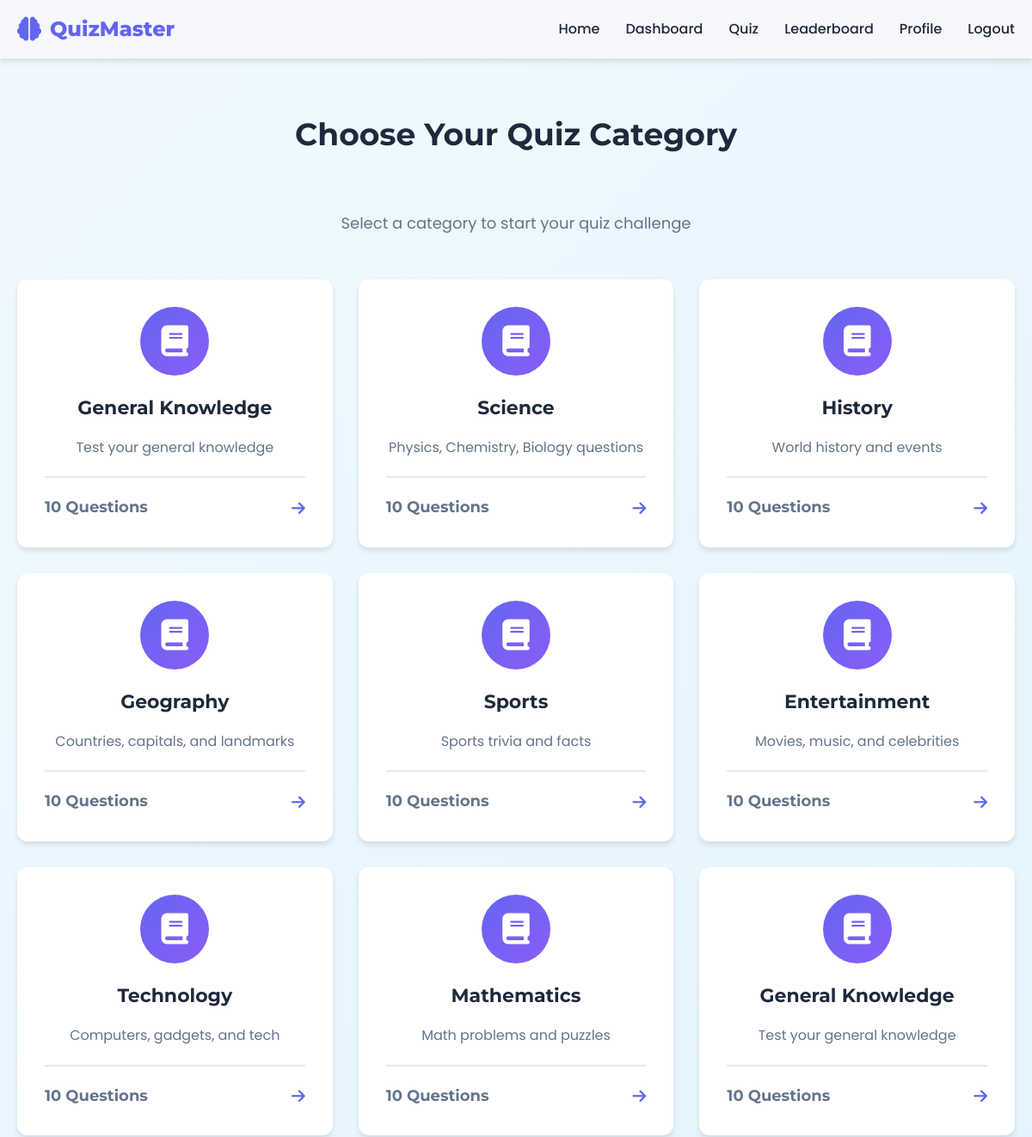
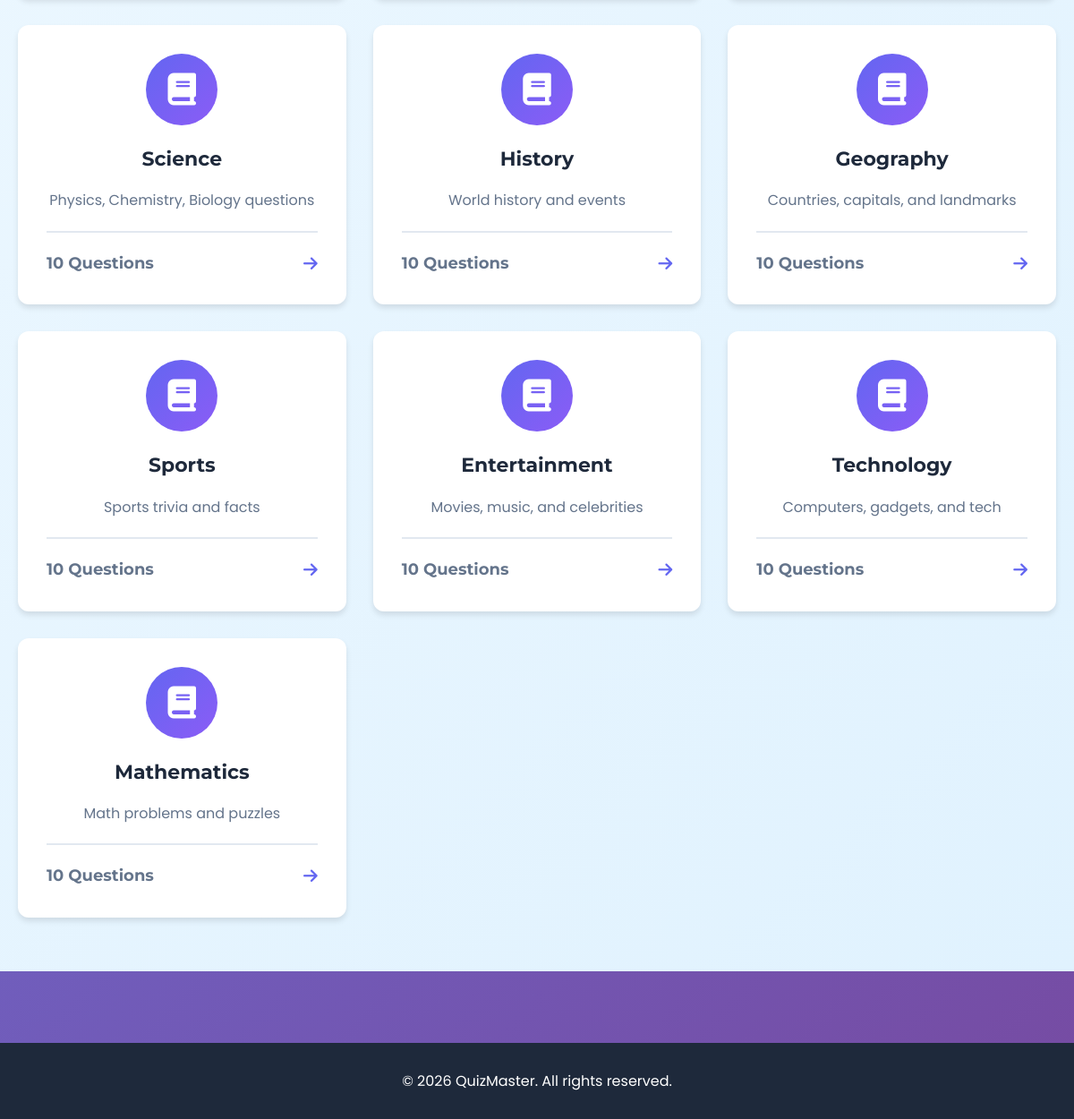
The app's page /game/quiz (signed in) with its own data (2 pictures, top to bottom).
### models/game.py (models this page shows)
class Category(db.Model):
    __tablename__ = 'categories'
    category_id = db.Column(db.Integer, primary_key=True)
    category_name = db.Column(db.String(100), nullable=False)
    category_description = db.Column(db.Text)
    category_image = db.Column(db.String(255))
    created_date = db.Column(db.DateTime, default=datetime.utcnow)
    status = db.Column(db.String(10), default='active')
    questions = db.relationship('Question', backref='category', lazy=True)
    game_results = db.relationship('GameResult', backref='category', lazy=True)

### routes/game.py (the view)
@game_bp.route('/quiz')
def quiz():
    if 'user_id' not in session:
        return redirect(url_for('auth.login'))
    from models.game import Category
    categories = Category.query.filter_by(status='active').all()
    return render_template('quiz.html', categories=categories)

### templates/quiz.html (shortened to what this page needs)
{% extends "base.html" %}
{% block content %}
<section class="quiz-selection-section">
    <div class="container">
        <h2 class="section-title">Choose Your Quiz Category</h2>
        <p class="section-subtitle">Select a category to start your quiz challenge</p>
        <div class="categories-grid">
            {% for category in categories %}
            <a href="{{ url_for('game.play_quiz', category_id=category['category_id']) }}" class="category-card">
                <div class="category-icon">
                    <i class="fas fa-book"></i>
                </div>
                <h3>{{ category['category_name'] }}</h3>
                <p>{{ category['category_description'] }}</p>
                <div class="category-footer">
                    <span class="question-count">10 Questions</span>
                    <i class="fas fa-arrow-right"></i>
                </div>
            </a>
            {% endfor %}
        </div>
    </div>
</section>
{% endblock %}

### templates/base.html (shortened to what this page needs)
<!DOCTYPE html>
<html lang="en">
<head>
    <link rel="stylesheet" href="https://cdnjs.cloudflare.com/ajax/libs/font-awesome/6.4.0/css/all.min.css">
    <link rel="stylesheet" href="{{ url_for('static', filename='css/style.css') }}">
    <link rel="stylesheet" href="{{ url_for('static', filename='css/animations.css') }}">
    <link rel="stylesheet" href="{{ url_for('static', filename='css/dashboard.css') }}">
    <link rel="stylesheet" href="{{ url_for('static', filename='css/quiz.css') }}">
    <link rel="stylesheet" href="{{ url_for('static', filename='css/play.css') }}">
    <link rel="stylesheet" href="{{ url_for('static', filename='css/results.css') }}">
    <link rel="stylesheet" href="{{ url_for('static', filename='css/leaderboard.css') }}">
    <link rel="stylesheet" href="{{ url_for('static', filename='css/profile.css') }}">
</head>
<body>
    <nav class="navbar">
        <div class="container">
            <div class="nav-brand">
                <i class="fas fa-brain"></i>
                <span class="brand-name">QuizMaster</span>
            </div>
            <ul class="nav-menu">
                <li><a href="{{ url_for('index') }}">Home</a></li>
                {% if 'user_id' in session %}
                <li><a href="{{ url_for('game.dashboard') }}">Dashboard</a></li>
                <li><a href="{{ url_for('game.quiz') }}">Quiz</a></li>
                <li><a href="{{ url_for('game.leaderboard') }}">Leaderboard</a></li>
                <li><a href="{{ url_for('game.profile') }}">Profile</a></li>
                <li><a href="{{ url_for('auth.logout') }}">Logout</a></li>
                {% else %}
                <li><a href="{{ url_for('auth.login') }}">Login</a></li>
                <li><a href="{{ url_for('auth.register') }}">Register</a></li>
                {% endif %}
            </ul>
        </div>
    </nav>
    <main class="main-content">
        {% block content %}{% endblock %}
    </main>
    <footer class="footer">
        <div class="container">
            <p>&copy; 2026 QuizMaster. All rights reserved.</p>
        </div>
    </footer>
</body>
</html>

### static/css/style.css (style rules this page uses)
* { margin: 0; padding: 0; box-sizing: border-box; }
:root { --primary-color: #6366f1; --primary-dark: #4f46e5; --secondary-color: #8b5cf6; --accent-color: #ec4899; --success-color: #10b981; --danger-color: #ef4444; --warning-color: #f59e0b; --dark-color: #1e293b; --light-color: #f8fafc; --gray-color: #64748b; --border-radius: 12px; --box-shadow: 0 4px 6px rgba(0, 0, 0, 0.1); --box-shadow-hover: 0 10px 15px rgba(0, 0, 0, 0.15); --transition: all 0.3s ease; }
body { font-family: 'Poppins', sans-serif; background: linear-gradient(135deg, #667eea 0%, #764ba2 100%); color: var(--dark-color); line-height: 1.6; }
.container { max-width: 1200px; margin: 0 auto; padding: 0 20px; }
.navbar { background: rgba(255, 255, 255, 0.95); backdrop-filter: blur(10px); box-shadow: var(--box-shadow); position: sticky; top: 0; z-index: 1000; }
.navbar .container { display: flex; justify-content: space-between; align-items: center; padding: 15px 20px; }
.nav-brand { display: flex; align-items: center; gap: 10px; font-family: 'Montserrat', sans-serif; font-weight: 800; font-size: 24px; color: var(--primary-color); }
.nav-brand i { font-size: 28px; }
.nav-menu { display: flex; list-style: none; gap: 30px; }
.nav-menu a { text-decoration: none; color: var(--dark-color); font-weight: 500; font-size: 16px; transition: var(--transition); position: relative; padding: 5px 0; }
.nav-menu a::after { content: ''; position: absolute; bottom: 0; left: 0; width: 0; height: 2px; background: var(--primary-color); transition: var(--transition); }
.section-title { text-align: center; font-family: 'Montserrat', sans-serif; font-size: 36px; font-weight: 700; margin-bottom: 60px; color: var(--dark-color); }
.footer { background: var(--dark-color); color: white; text-align: center; padding: 30px 0; margin-top: 80px; }

### static/css/quiz.css (style rules this page uses)
.quiz-selection-section { padding: 60px 0; min-height: 100vh; background: linear-gradient(135deg, #f0f9ff 0%, #e0f2fe 100%); }
.section-subtitle { text-align: center; font-size: 18px; color: var(--gray-color); margin-bottom: 50px; }
.categories-grid { display: grid; grid-template-columns: repeat(auto-fill, minmax(280px, 1fr)); gap: 30px; max-width: 1200px; margin: 0 auto; }
.category-card { background: white; border-radius: var(--border-radius); padding: 30px; text-align: center; text-decoration: none; display: block; transition: var(--transition); box-shadow: var(--box-shadow); border: 2px solid transparent; color: var(--dark-color); }
.category-icon { width: 80px; height: 80px; background: linear-gradient(135deg, var(--primary-color), var(--secondary-color)); border-radius: 50%; display: flex; align-items: center; justify-content: center; margin: 0 auto 20px; color: white; font-size: 36px; transition: var(--transition); }
.category-card h3 { font-family: 'Montserrat', sans-serif; font-size: 22px; font-weight: 700; margin-bottom: 15px; transition: var(--transition); }
.category-card p { color: var(--gray-color); line-height: 1.7; margin-bottom: 20px; transition: var(--transition); }
.category-footer { display: flex; justify-content: space-between; align-items: center; padding-top: 20px; border-top: 2px solid #e2e8f0; transition: var(--transition); }
.question-count { font-size: 14px; color: var(--gray-color); font-weight: 500; transition: var(--transition); }
.category-footer i { color: var(--primary-color); font-size: 18px; transition: var(--transition); }

### static/css/play.css (style rules this page uses)
.question-count, .timer { font-family: 'Montserrat', sans-serif; font-size: 18px; font-weight: 700; }

### records on screen
Category: category_name "General Knowledge", category_description "Test your general knowledge"
Category: category_name "Science", category_description "Physics, Chemistry, Biology questions"
Category: category_name "History", category_description "World history and events"
Category: category_name "Geography", category_description "Countries, capitals, and landmarks"
Category: category_name "Sports", category_description "Sports trivia and facts"
Category: category_name "Entertainment", category_description "Movies, music, and celebrities"
Category: category_name "Technology", category_description "Computers, gadgets, and tech"
Category: category_name "Mathematics", category_description "Math problems and puzzles"
Category: category_name "General Knowledge", category_description "Test your general knowledge"
Category: category_name "Science", category_description "Physics, Chemistry, Biology questions"
Category: category_name "History", category_description "World history and events"
Category: category_name "Geography", category_description "Countries, capitals, and landmarks"
Category: category_name "Sports", category_description "Sports trivia and facts"
Category: category_name "Entertainment", category_description "Movies, music, and celebrities"
Category: category_name "Technology", category_description "Computers, gadgets, and tech"
Category: category_name "Mathematics", category_description "Math problems and puzzles"
